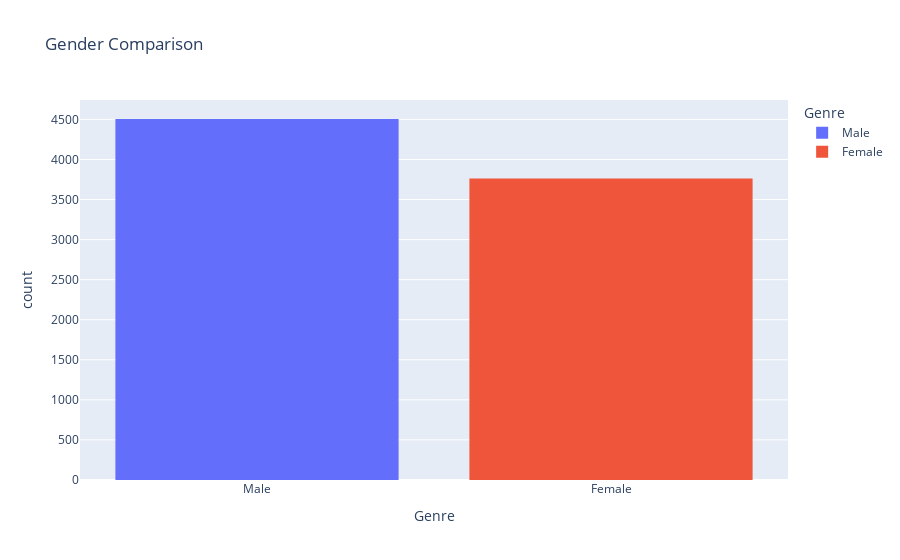

Write notebook code for a chart like this one.
### Code cell
px.histogram(df,"Genre",color="Genre",title="Gender Comparison")

### Figure 1 — Plotly figure (JSON) as saved in the notebook; plotly's stock layout.template omitted (floating-point values rounded to 4 significant figures; data arrays with more than 128 entries replaced by an {"elided": "..."} marker saying what was removed)
{"data": [{"alignmentgroup": "True", "bingroup": "x", "hovertemplate": "Genre=%{x}<br>count=%{y}<extra></extra>", "legendgroup": "Male", "marker": {"color": "#636efa"}, "name": "Male", "offsetgroup": "Male", "orientation": "v", "showlegend": true, "type": "histogram", "x": {"elided": "4505 str values"}, "xaxis": "x", "yaxis": "y"}, {"alignmentgroup": "True", "bingroup": "x", "hovertemplate": "Genre=%{x}<br>count=%{y}<extra></extra>", "legendgroup": "Female", "marker": {"color": "#EF553B"}, "name": "Female", "offsetgroup": "Female", "orientation": "v", "showlegend": true, "type": "histogram", "x": {"elided": "3763 str values"}, "xaxis": "x", "yaxis": "y"}], "layout": {"barmode": "relative", "legend": {"title": {"text": "Genre"}, "tracegroupgap": 0}, "title": {"text": "Gender Comparison"}, "xaxis": {"anchor": "y", "categoryarray": ["Male", "Female"], "categoryorder": "array", "domain": [0, 1], "title": {"text": "Genre"}}, "yaxis": {"anchor": "x", "domain": [0, 1], "title": {"text": "count"}}}}
